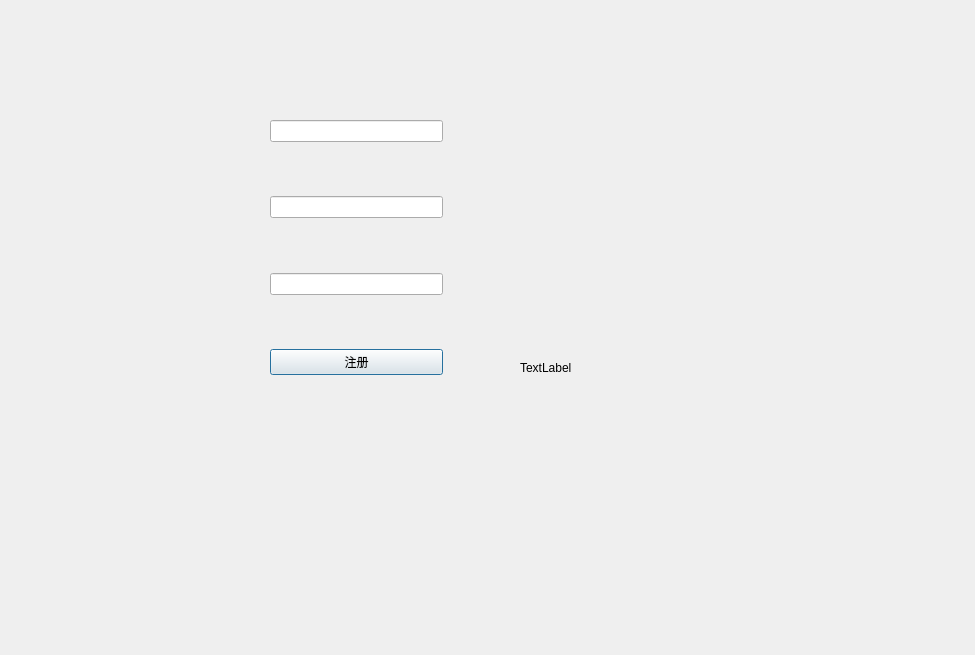
<?xml version="1.0" encoding="UTF-8"?>
<ui version="4.0">
 <class>RegistorDialog</class>
 <widget class="QDialog" name="RegistorDialog">
  <property name="geometry">
   <rect>
    <x>0</x>
    <y>0</y>
    <width>975</width>
    <height>655</height>
   </rect>
  </property>
  <property name="windowTitle">
   <string>Dialog</string>
  </property>
  <widget class="QWidget" name="layoutWidget">
   <property name="geometry">
    <rect>
     <x>270</x>
     <y>120</y>
     <width>173</width>
     <height>255</height>
    </rect>
   </property>
   <layout class="QVBoxLayout" name="verticalLayout">
    <item>
     <widget class="QLineEdit" name="lineEdit_nickName"/>
    </item>
    <item>
     <spacer name="verticalSpacer">
      <property name="orientation">
       <enum>Qt::Vertical</enum>
      </property>
      <property name="sizeHint" stdset="0">
       <size>
        <width>20</width>
        <height>40</height>
       </size>
      </property>
     </spacer>
    </item>
    <item>
     <widget class="QLineEdit" name="lineEdit_passwd2"/>
    </item>
    <item>
     <spacer name="verticalSpacer_2">
      <property name="orientation">
       <enum>Qt::Vertical</enum>
      </property>
      <property name="sizeHint" stdset="0">
       <size>
        <width>20</width>
        <height>40</height>
       </size>
      </property>
     </spacer>
    </item>
    <item>
     <widget class="QLineEdit" name="lineEdit_confirmPass"/>
    </item>
    <item>
     <spacer name="verticalSpacer_3">
      <property name="orientation">
       <enum>Qt::Vertical</enum>
      </property>
      <property name="sizeHint" stdset="0">
       <size>
        <width>20</width>
        <height>40</height>
       </size>
      </property>
     </spacer>
    </item>
    <item>
     <widget class="QPushButton" name="pushButton_Register">
      <property name="text">
       <string>注册</string>
      </property>
     </widget>
    </item>
   </layout>
  </widget>
  <widget class="QLabel" name="label_usrId">
   <property name="geometry">
    <rect>
     <x>520</x>
     <y>360</y>
     <width>72</width>
     <height>15</height>
    </rect>
   </property>
   <property name="text">
    <string>TextLabel</string>
   </property>
  </widget>
 </widget>
 <resources/>
 <connections/>
</ui>
